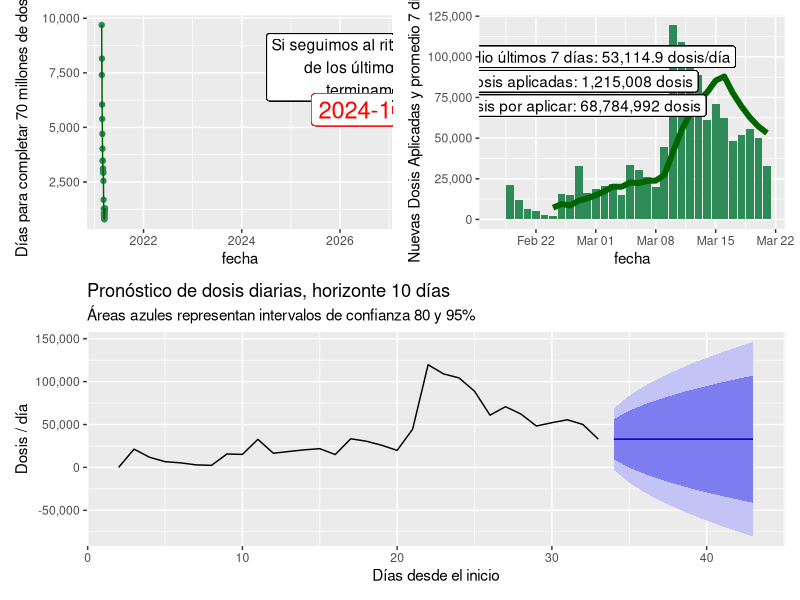

Reproduce this figure in R.
# Este código es utilizado para calcular el ETA de la vacunación en Colombia
# El método que utiliza es bastante simple, así que la incertidumbre del dato
# es consecuentemente bastante grande.
#         ÚSELO CON PRECAUCIÓN
#       NO ES LA VERDAD REVELADA

# ----------------------------------------------------------------------------

# Carga de librerías
library(data.table) # procesamiento de datos
library(lubridate) # manejo de fechas
library(ggplot2) # gráficas
library(patchwork) # unión de gráficas en una sola hoja
library(forecast) # cálculo del pronóstico con intervalos de confianza

# carga de datos (los datos se digitan manualmente)
datos <- fread("files/datos.csv")

# Los datos sólo tienen dosis acumuladas, así que es necesario calcular las 
# nuevas dosis aplicadas
datos[, nuevasDosis := dosisAcumuladas - shift(dosisAcumuladas, 1)]

# Se calcula el promedio móvil de 7 días de dosis aplicadas _para cada día_
datos[, prom := frollmean(nuevasDosis, 7)]

# El acumulado de Janssen, para restarlo del total de dosis
datos[, acumuladoJanssen := cumsum(janssen)]

# Se deben vacunar 35 millones de personas. La mayoría de las vacunas son de dos
# dosis (35 x 2 = 70 millones), pero las de Janssen son de una sola dosis.
datos[, faltante := 70e6 - acumuladoJanssen - dosisAcumuladas]

# este es el "working horse": los días que faltan si se mantiene el promedio 
# de 7 días
datos[, diasFaltan := faltante / prom]

# La fecha proyectada entonces no es más que sumar la fecha a los días que 
# faltan. Es necesario redondear para que pueda sumar las fechas, y se suma 1
# porque siempre empieza desde "mañana"
datos[, fechaP := as.Date(fecha) + days(1 + round(diasFaltan, 0))]

# Estas son para hacer el código más corto:
fechaFin <- datos[.N, fechaP] # la última fecha final
coordenadax <- Sys.Date() - days(10) # una coordenada para poner el texto
coordenaday <- datos[, max(diasFaltan, na.rm = TRUE)*.8]

# El gráfico que muestra los días que faltan en función de la fecha
p1 <- ggplot(datos, aes(fecha, diasFaltan))+
  geom_point(color = "seagreen")+
  geom_line(color = "darkgreen")+
  geom_label(aes(x = coordenadax, y = coordenaday, label = "Si seguimos al ritmo promedio\nde los últimos 7 días,\nterminamos en"), size = 4)+
  geom_label(aes(x = coordenadax, y = 0.75*coordenaday, label = fechaFin), size = 6, color = "red")+
  labs(y = "Días para completar 70 millones de dosis")+
  scale_y_continuous(labels = scales::comma)

# Estas son para hacer el código más corto
promU7 <- datos[.N, prom] # último promedio
dosisU <- datos[.N, dosisAcumuladas] # últimas dosis acumuladas
dosisF <- 70e6 - dosisU # último dato de dosis faltantes.

# El gráfico que muestra el avance de las vacunas diarias (barra) y el promedio
# móvil de 7
p2 <- ggplot(datos, aes(x = fecha))+
  geom_col(aes(y = nuevasDosis), fill = "seagreen")+
  geom_line(aes(y = prom), color = "darkgreen", size = 2)+
  scale_y_continuous(labels = scales::comma, name = "Nuevas Dosis Aplicadas y promedio 7 días")+
  geom_label(aes(x = ymd("2021-02-27"), y = 100e3, label = paste0("Promedio últimos 7 días: ", scales::comma(promU7, .1), " dosis/día")))+
  geom_label(aes(x = ymd("2021-02-27"), y = 85e3, label = paste0("Dosis aplicadas: ", scales::comma(dosisU, 1), " dosis")))+
  geom_label(aes(x = ymd("2021-02-27"), y = 70e3, label = paste0("Dosis por aplicar: ", scales::comma(dosisF, 1), " dosis")))

# El gráfico que muestra la incerdidumbre del pronóstico con los datos hasta
# la fecha
p3 <- autoplot(forecast(datos$nuevasDosis, 10))+
  labs(title = "Pronóstico de dosis diarias, horizonte 10 días", 
       x = "Días desde el inicio", 
       y = "Dosis / día",
       subtitle = "Áreas azules representan intervalos de confianza 80 y 95%")+
  scale_y_continuous(labels = scales::comma)
                 


# ---------------------------------------------------------------------------
# definir un nombre archivo para guardar la gráfica. Tiene la fecha del día
filename = paste0("output/plot_", Sys.Date(), ".jpeg")

# y el código para salvar la gráfica. Se usa patchwork para poner las gráficas
# de días faltante y promedio arriba y la de incertidumbre abajo
ggsave((p1 + p2 ) / p3, filename = filename, device = "jpeg", height = 8.5, width = 11, units = "in")

# Esto es una ayudita para poner el texto en Twitter
cat(paste0("Fecha proyectada para finalizar inmunización de 35 millones de personas: ", as.character(fechaFin), ".\nEs un _ESTIMADO_, úselo con precaución y entienda que está sujeto a un error significativo.\n"))

